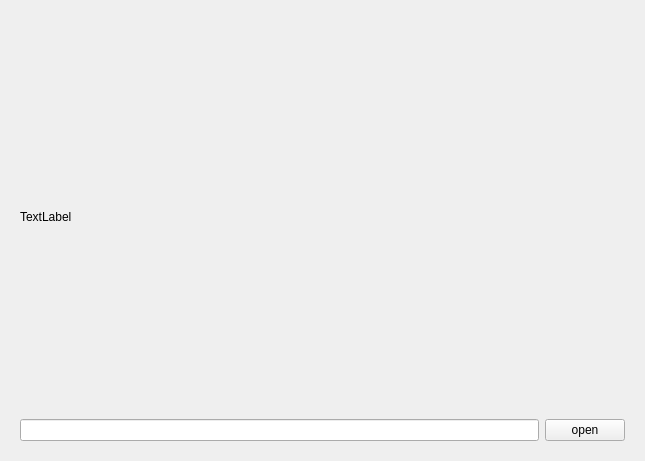
<?xml version="1.0" encoding="UTF-8"?>
<ui version="4.0">
 <class>Widget</class>
 <widget class="QWidget" name="Widget">
  <property name="geometry">
   <rect>
    <x>0</x>
    <y>0</y>
    <width>645</width>
    <height>461</height>
   </rect>
  </property>
  <property name="windowTitle">
   <string>Widget</string>
  </property>
  <layout class="QVBoxLayout" name="verticalLayout">
   <item>
    <widget class="QStackedWidget" name="stackedWidget">
     <widget class="QWidget" name="page">
      <layout class="QVBoxLayout" name="verticalLayout_2">
       <item>
        <widget class="QLabel" name="label">
         <property name="text">
          <string>TextLabel</string>
         </property>
        </widget>
       </item>
       <item>
        <layout class="QHBoxLayout" name="horizontalLayout">
         <item>
          <widget class="QLineEdit" name="le_rtstspaddr">
           <property name="readOnly">
            <bool>true</bool>
           </property>
          </widget>
         </item>
         <item>
          <widget class="QPushButton" name="btn_openorclose">
           <property name="text">
            <string>open</string>
           </property>
          </widget>
         </item>
        </layout>
       </item>
      </layout>
     </widget>
     <widget class="QWidget" name="page_2"/>
    </widget>
   </item>
  </layout>
 </widget>
 <resources/>
 <connections/>
</ui>
